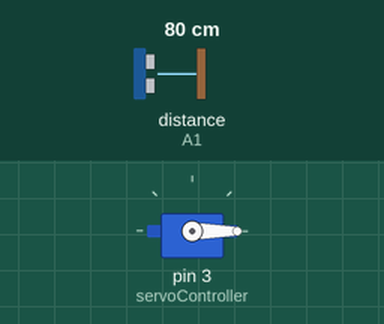
Recording of a sketch running on a simulated Arduino Uno, built with avr-gcc and run on an emulated ATmega328P. Parts: servo. Wiring (inferred from the names in the program): ultrasonic range finder: trigger A0; echo A1. The test bench sets the inputs (shaded band); at power-on: distance to the obstacle (sensor on A1) 80 cm. The echo pulse lasts 58.3 µs per cm.

Above: at 1.3 s.
1.4 s: distance to the obstacle (sensor on A1) set to 46 cm
2.9 s: distance to the obstacle (sensor on A1) set to 37 cm
At 4.2 s:
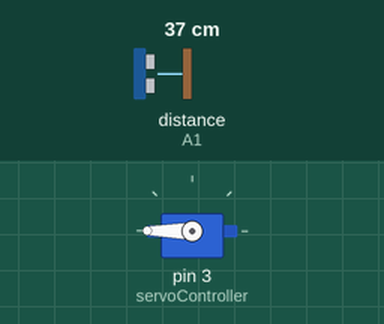
4.5 s: distance to the obstacle (sensor on A1) set to 60 cm
At 5.7 s:
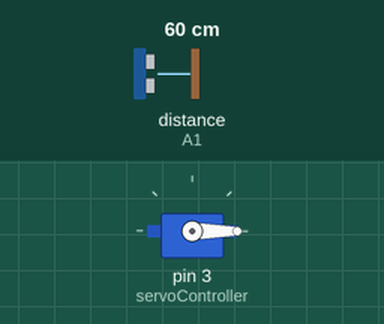
6.0 s: distance to the obstacle (sensor on A1) set to 2 cm
At 7.3 s:
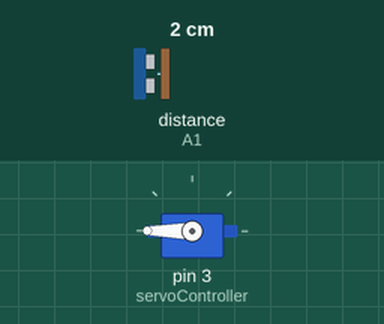
Timing chart, 0 to 8.5 s (numbered marks = the images above; inputs shaded):
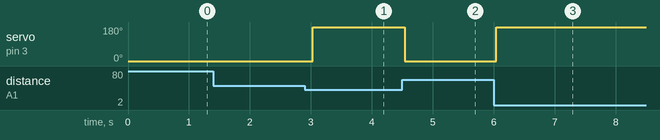

Measured:
- the behaviour switches between 42 and 41 cm on distance to the obstacle (sensor on A1) (found by bisection; images 0 and 1)
- after the input at 1.4 s, every drawn part: stays the same
- after the input at 2.9 s, servo on pin 3 (servoController): 0° → 180° after 0.13 s
- after the input at 4.5 s, servo on pin 3 (servoController): 180° → 0° at once
- after the input at 6.0 s, servo on pin 3 (servoController): 0° → 180° after 0.05 s

The sketch:

servo.ino
```cpp
#include <Servo.h>

// C++ code
//
#define echoPin A1
#define trigPin A0
#define servoController 3

Servo servo;

void setup(){
  pinMode(echoPin, INPUT);
  pinMode(trigPin, OUTPUT);
  pinMode(servoController, OUTPUT);
  Serial.begin(9600);
  servo.attach(servoController);
  servo.write(0);
}

void loop(){
  digitalWrite(trigPin, LOW);
  delayMicroseconds(2);
  digitalWrite(trigPin, HIGH);
  delayMicroseconds(10);
  digitalWrite(trigPin, LOW);
  float duration = pulseIn(echoPin, HIGH);
  int distancia= duration*0.034/2; //cm

  if(distancia <= 40){
    servo.write(180);
  }else{
    servo.write(0);
  }
  delay(500);
}
```
